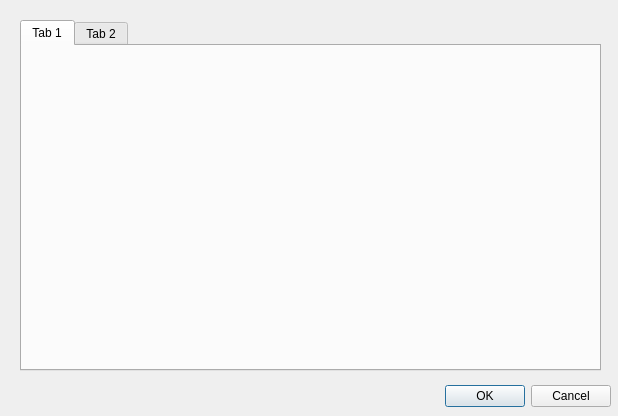
<?xml version="1.0" encoding="UTF-8"?>
<ui version="4.0">
 <class>DControlBolas</class>
 <widget class="QDialog" name="DControlBolas">
  <property name="geometry">
   <rect>
    <x>0</x>
    <y>0</y>
    <width>618</width>
    <height>416</height>
   </rect>
  </property>
  <property name="windowTitle">
   <string>Dialog</string>
  </property>
  <widget class="QDialogButtonBox" name="buttonBox">
   <property name="geometry">
    <rect>
     <x>270</x>
     <y>380</y>
     <width>341</width>
     <height>32</height>
    </rect>
   </property>
   <property name="orientation">
    <enum>Qt::Horizontal</enum>
   </property>
   <property name="standardButtons">
    <set>QDialogButtonBox::Cancel|QDialogButtonBox::Ok</set>
   </property>
  </widget>
  <widget class="QTabWidget" name="tabBolas">
   <property name="geometry">
    <rect>
     <x>20</x>
     <y>20</y>
     <width>581</width>
     <height>351</height>
    </rect>
   </property>
   <widget class="QWidget" name="tab">
    <attribute name="title">
     <string>Tab 1</string>
    </attribute>
   </widget>
   <widget class="QWidget" name="tab_2">
    <attribute name="title">
     <string>Tab 2</string>
    </attribute>
   </widget>
  </widget>
 </widget>
 <resources/>
 <connections>
  <connection>
   <sender>buttonBox</sender>
   <signal>accepted()</signal>
   <receiver>DControlBolas</receiver>
   <slot>accept()</slot>
   <hints>
    <hint type="sourcelabel">
     <x>248</x>
     <y>254</y>
    </hint>
    <hint type="destinationlabel">
     <x>157</x>
     <y>274</y>
    </hint>
   </hints>
  </connection>
  <connection>
   <sender>buttonBox</sender>
   <signal>rejected()</signal>
   <receiver>DControlBolas</receiver>
   <slot>reject()</slot>
   <hints>
    <hint type="sourcelabel">
     <x>316</x>
     <y>260</y>
    </hint>
    <hint type="destinationlabel">
     <x>286</x>
     <y>274</y>
    </hint>
   </hints>
  </connection>
 </connections>
</ui>
